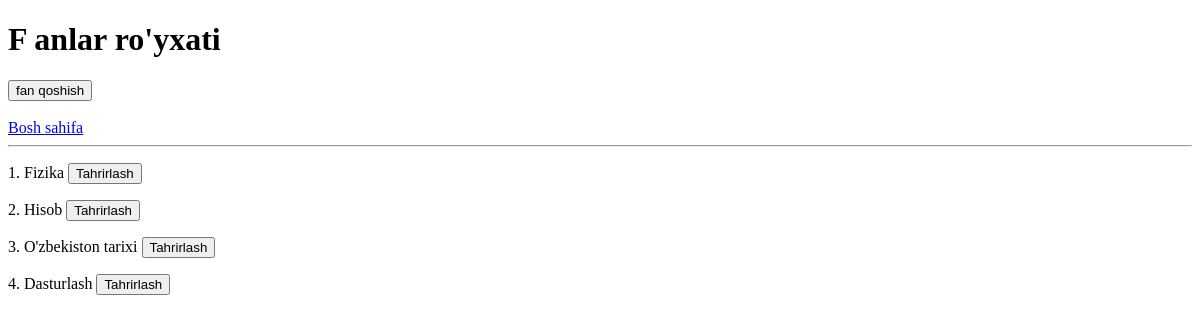
The app's page /fanlar/, older data.
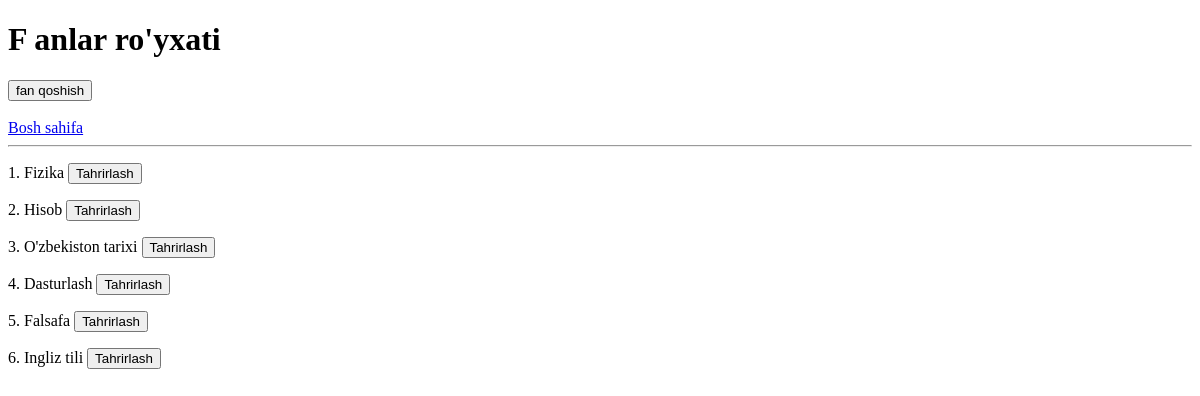
The same page, newer data.
### mainApp/models.py (models this page shows, shortened)
class Fan(models.Model):
    nom = models.CharField(max_length=100)
    yonalish = models.ForeignKey(Yonalish, on_delete=models.CASCADE)
    asosiy = models.BooleanField(default=False)

### mainApp/views.py (the view)
# urls.py: path('fanlar/', fanlar_view, name='fanlar'),
def fanlar_view(request):
    fanlar = Fan.objects.all()
    context = {
        'fanlar': fanlar,
    }
    return render(request, 'fanlar.html', context)

### templates/fanlar.html (shortened to what this page needs)
<!DOCTYPE html>
<html lang="en">
<head>
</head>
<body>
    <h1>F
        anlar ro'yxati</h1>
    <a href="/fan_qoshish"><button>fan qoshish</button></a>
    <br><br>
    <a href="/">Bosh sahifa</a>
    <hr>
    {% for fan in fanlar %}
        <p>{{ forloop.counter }}.
            {{ fan.nom }}
            <a href="/fanlar/{{ fan.id }}/tahrirlash/">
                <button>Tahrirlash</button>
            </a>
        </p>
    {% endfor %}
</body>
</html>

Row changes from the older to the newer data that the page shows:
added Fan: nom "Falsafa"
added Fan: nom "Ingliz tili"
